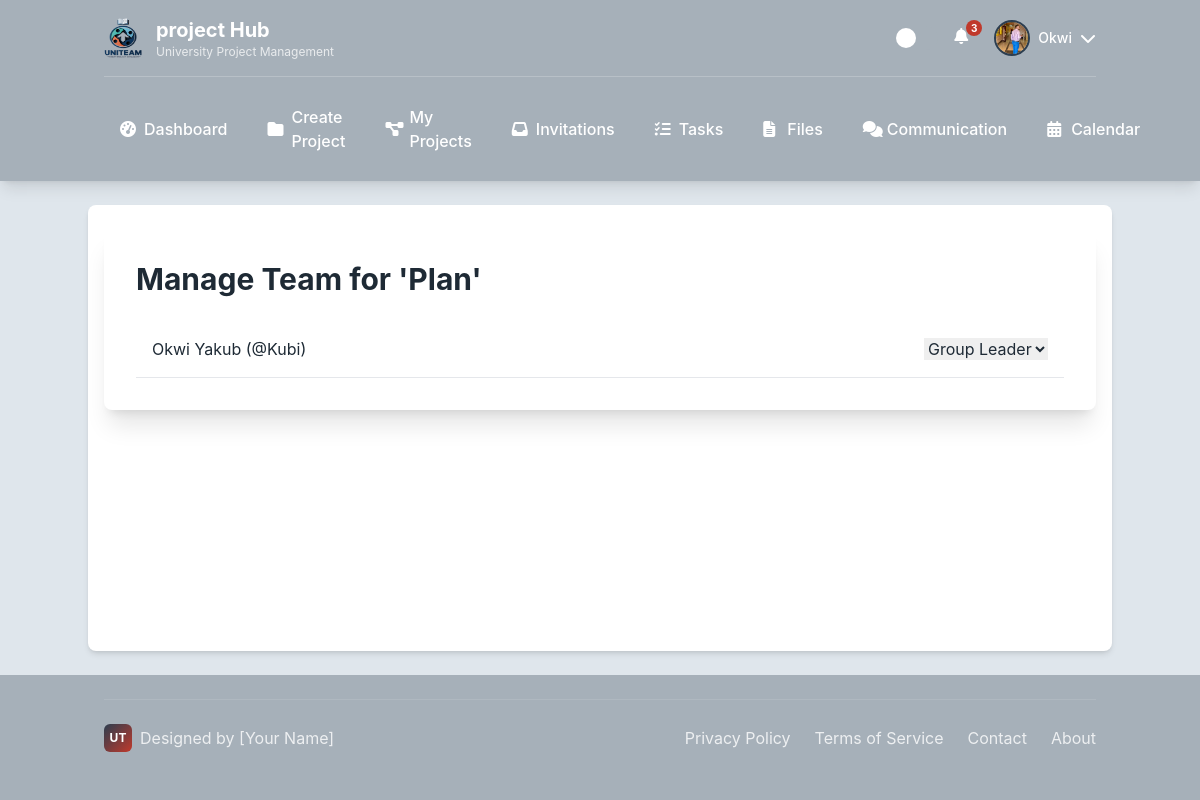
The page /projects/3/manage-team/ (signed in) on the database its author committed.
### users/models.py (models this page shows)
class CustomUser(AbstractUser):
    class Role(models.TextChoices):
        ADMIN = "ADMIN", "Admin"
        LECTURER = "LECTURER", "Lecturer"
        STUDENT = "STUDENT", "Student"
    role = models.CharField(max_length=50, choices=Role.choices)
    avatar = models.ImageField(upload_to='avatars/', null=True, blank=True)
    is_approved = models.BooleanField(default=True)
    phone_number = models.CharField(max_length=20, blank=True)
    def get_full_name(self):
        return f"{self.first_name} {self.last_name}"

### projects/models.py (models this page shows, shortened)
class Project(models.Model):
    class LifecycleStatus(models.TextChoices):
        DRAFT = 'DRAFT', 'Draft'
        ACTIVE = 'ACTIVE', 'Active'
        SUBMITTED = 'SUBMITTED', 'Submitted'
        ARCHIVED = 'ARCHIVED', 'Archived'
    title = models.CharField(max_length=200)
    description = models.TextField()
    course_code = models.CharField(max_length=20, blank=True)
    deadline = models.DateField()
    lifecycle_status = models.CharField(
        max_length=20,
        choices=LifecycleStatus.choices,
        default=LifecycleStatus.ACTIVE,
    )
    supervisor = models.ForeignKey(
        settings.AUTH_USER_MODEL,
        on_delete=models.SET_NULL, null=True, blank=True,
        limit_choices_to={'role': 'LECTURER'}, related_name='supervised_projects'
    )
    template_used = models.ForeignKey(ProjectTemplate, on_delete=models.SET_NULL, null=True, blank=True)
    created_at = models.DateTimeField(auto_now_add=True)
    updated_at = models.DateTimeField(auto_now=True)
    class Meta:
        ordering = ['deadline', '-created_at']

class TeamMembership(models.Model):
    user = models.ForeignKey(settings.AUTH_USER_MODEL, on_delete=models.CASCADE)
    team = models.ForeignKey(Team, on_delete=models.CASCADE)
    role = models.CharField(max_length=50, choices=Team.Role.choices, default=Team.Role.MEMBER)
    joined_at = models.DateTimeField(auto_now_add=True)
    class Meta:
        unique_together = ('user', 'team')

### projects/views.py (the view)
# urls.py: path('<int:project_id>/manage-team/', views.manage_team_view, name='manage_team'),
@login_required
def manage_team_view(request, project_id):
    project = get_object_or_404(Project, pk=project_id)
    if not project.team.teammembership_set.filter(Q(user=request.user, role=Team.Role.LEADER) | Q(user=request.user, role=Team.Role.CO_LEADER)).exists():
        messages.error(request, "You don't have permission to manage this team.")
        return redirect(project.get_absolute_url())
    memberships = project.team.teammembership_set.all()
    return render(request, 'projects/manage_team.html', {'project': project, 'memberships': memberships})

### templates/projects/manage_team.html (shortened to what this page needs)
{% extends "base/base_student.html" %}
{% block content %}
<div class="surface shadow-xl rounded-lg p-6 md:p-8">
    <h1 class="text-3xl font-bold">Manage Team for '{{ project.title }}'</h1>
    <div class="mt-6">
        {% for membership in memberships %}
        <div class="flex justify-between items-center p-4 border-b">
            <p>{{ membership.user.get_full_name }} (@{{ membership.user.username }})</p>
            <form method="POST" action="{% url 'update_member_role' membership.id %}">
                <select name="role" onchange="this.form.submit()">
                    <option value="LEADER" {% if membership.role == 'LEADER' %}selected{% endif %}>Group Leader</option>
                </select>
            </form>
        </div>
        {% endfor %}
    </div>
</div>
{% endblock %}

### templates/base/base_student.html (shortened to what this page needs)
<!DOCTYPE html>
{% load static %}
<html lang="en">
<head>
    <script src="https://cdn.tailwindcss.com"></script>
    <link rel="stylesheet" href="https://cdnjs.cloudflare.com/ajax/libs/font-awesome/6.4.0/css/all.min.css">
    <link rel="stylesheet" href="{% static 'css/student_base.css' %}">
</head>
<body class="min-h-screen flex flex-col">
    <header class="header-bg text-white shadow-lg">
        <div class="container mx-auto px-4 py-4">
            <div class="flex justify-between items-center">
                <div class="logo-container">
                    <img src="{% static 'images/logo/uniteam_logo (1).png'%}" alt="UniTeam Logo" class="w-10 h-10 rounded-lg" onerror="this.style.display='none'; this.nextElementSibling.style.display='flex';">
                    <div>
                        <h1 class="text-xl font-bold">project Hub</h1>
                        <p class="text-xs opacity-75">University Project Management</p>
                    </div>
                </div>
                <div class="flex items-center space-x-4">
                    <div class="theme-toggle" id="themeToggle" title="Toggle Theme"></div>
                    {% if user.is_authenticated %}
                        <div class="relative cursor-pointer" id="notificationButton" title="Notifications">
                            <i class="fa-solid fa-bell w-6 h-6 text-white hover:text-accent-1 transition-colors"></i>
                            <span class="notification-badge">3</span>
                        </div>
                        <div class="profile-dropdown">
                            <div class="flex items-center gap-2 cursor-pointer" id="profileButton">
                                {% if user.avatar %}
                                    <img src="{{ user.avatar.url }}" alt="{{ user.username }}'s Avatar" class="profile-avatar object-cover">
                                {% else %}
                                    <div class="profile-avatar bg-accent-1 flex items-center justify-center text-white font-bold">
                                        {{ user.first_name.0|default:user.username.0|upper }}
                                    </div>
                                {% endif %}
                                <span class="hidden md:block text-sm font-medium">{{ user.first_name|default:user.username }}</span>
                                <i class="fa-solid fa-chevron-down w-4 h-4 transition-transform" id="profileArrow"></i>
                            </div>
                        </div>
                    {% else %}
                        <div class="flex items-center space-x-3">
                            <a href="#" class="btn btn-secondary">LOGIN</a>
                            <a href="#" class="btn btn-primary">REGISTER</a>
                        </div>
                    {% endif %}
                </div>
            </div>
            {% if user.is_authenticated %}
            <nav class="hidden md:block mt-4 pt-4 border-t border-white border-opacity-20">
                <div class="flex space-x-2">
                    <a href="{% url 'student_dashboard' %}" class="nav-link {% if request.resolver_match.url_name == 'dashboard' %}active{% endif %}">
                        <i class="fa-solid fa-gauge-high w-4 h-4"></i>
                        Dashboard
                    </a>
                    <a href="{% url 'create_project' %}" class="nav-link {% if request.resolver_match.url_name == 'projects' %}active{% endif %}">
                        <i class="fa-solid fa-folder w-4 h-4"></i>
                        Create Project
                    </a>
                    <a href="{% url 'my_projects' %}" class="nav-link {% if request.resolver_match.url_name == 'projects' %}active{% endif %}">
                        <i class="fa-solid fa-diagram-project w-4 h-4"></i>
                        My Projects
                    </a>
                    <a href="{% url 'view_invitations' %}" class="nav-link {% if request.resolver_match.url_name == 'invitations' %}active{% endif %}">
                        <i class="fa-solid fa-inbox w-4 h-4"></i>
                        Invitations
                    </a>
                    <a href="" class="nav-link {% if request.resolver_match.url_name == 'tasks' %}active{% endif %}">
                        <i class="fa-solid fa-list-check w-4 h-4"></i>
                        Tasks
                    </a>
                    <a href="#" class="nav-link {% if request.resolver_match.url_name == 'files' %}active{% endif %}">
                        <i class="fa-solid fa-file-lines w-4 h-4"></i>
                        Files
                    </a>
                    <a href="#" class="nav-link {% if request.resolver_match.url_name == 'communication' %}active{% endif %}">
                        <i class="fa-solid fa-comments w-4 h-4"></i>
                        Communication
                    </a>
                    <a href="#" class="nav-link {% if request.resolver_match.url_name == 'calendar' %}active{% endif %}">
                        <i class="fa-solid fa-calendar-days w-4 h-4"></i>
                        Calendar
                    </a>
                </div>
            </nav>
            {% endif %}
        </div>
    </header>
    <main class="flex-grow container mx-auto px-4 py-6 surface shadow-md my-6 rounded-lg">
        {% block content %}{% endblock %}
    </main>
    {% if user.is_authenticated %}
    <footer class="footer-bg text-white py-6 mt-auto">
        <div class="container mx-auto px-4">
            <div class="footer-content">
                <div class="personal-branding">
                    <div class="personal-logo">UT</div>
                    <span>Designed by [Your Name]</span>
                </div>
                <div class="footer-links">
                    <a href="#">Privacy Policy</a>
                    <a href="#">Terms of Service</a>
                    <a href="#">Contact</a>
                    <a href="#">About</a>
                </div>
            </div>
        </div>
    </footer>
    {% endif %}
</body>
</html>

### static/css/student_base.css (style rules this page uses)
:root { --light-gray: #DFE6EC; --dark-gray: #A6B0B9; --accent-1: #C0392B; --accent-2: #2C3E50; --text-dark: #1E2A35; --background: var(--light-gray); --surface: #ffffff; --header-bg: var(--dark-gray); --footer-bg: var(--dark-gray); }
body { background-color: var(--background); color: var(--text-dark); transition: all 0.3s ease; font-family: 'Inter', system-ui, -apple-system, sans-serif; }
.header-bg { background-color: var(--header-bg); }
.footer-bg { background-color: var(--footer-bg); }
.surface { background-color: var(--surface); }
.logo-container { display: flex; align-items: center; gap: 12px; }
.nav-link { position: relative; padding: 12px 16px; border-radius: 6px; transition: all 0.2s ease; font-weight: 500; display: flex; align-items: center; gap: 8px; }
.profile-dropdown { position: relative; }
.profile-avatar { width: 36px; height: 36px; border-radius: 50%; border: 2px solid var(--accent-2); cursor: pointer; transition: all 0.2s ease; }
.theme-toggle { width: 44px; height: 24px; background-color: var(--dark-gray); border-radius: 12px; position: relative; cursor: pointer; transition: background-color 0.3s ease; }
.theme-toggle::before { content: ''; position: absolute; top: 2px; left: 2px; width: 20px; height: 20px; background-color: white; border-radius: 50%; transition: transform 0.3s ease; }
.footer-content { display: flex; justify-content: space-between; align-items: center; padding: 24px 0; border-top: 1px solid rgba(255,255,255,0.1); }
.footer-links { display: flex; gap: 24px; }
.footer-links a { color: rgba(255,255,255,0.8); text-decoration: none; transition: color 0.2s ease; }
.personal-branding { display: flex; align-items: center; gap: 8px; color: rgba(255,255,255,0.8); }
.personal-logo { width: 28px; height: 28px; background: linear-gradient(135deg, var(--accent-2), var(--accent-1)); border-radius: 6px; display: flex; align-items: center; justify-content: center; color: white; font-weight: bold; font-size: 12px; }
.notification-badge { position: absolute; top: -4px; right: -4px; background-color: var(--accent-1); color: white; font-size: 10px; font-weight: bold; border-radius: 10px; min-width: 16px; height: 16px; display: flex; align-items: center; justify-content: center; padding: 0 4px; }

### rows shown on the page
CustomUser: avatar (picture), first_name "Okwi"
Project: title "Plan"
TeamMembership: user.get_full_name "Okwi Yakub", user.username "Kubi", role "Group Leader"
